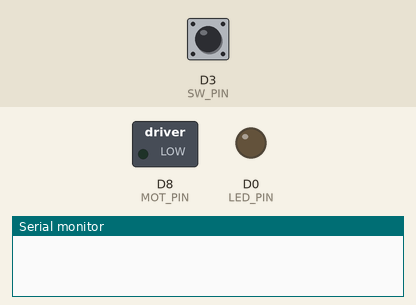
Recording of a sketch running on a simulated ESP8266 (NodeMCU). On the bench: switched loads named in the sketch (green lamp = pin HIGH), output pins drawn as LEDs (lit = HIGH), the last lines printed to the serial monitor. The test bench sets the inputs (shaded band); at power-on: D3 (SW_PIN) HIGH.

Above: at 1.2 s.
1.3 s: D3 (SW_PIN) pulled LOW for 0.15 s
At 2.5 s:
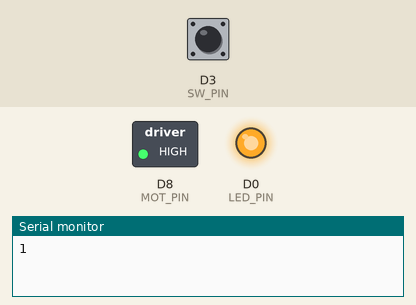
2.9 s: D3 (SW_PIN) pulled LOW for 1 s
At 5.0 s:
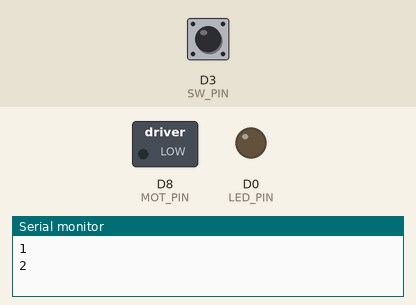
5.4 s: D3 (SW_PIN) pulled LOW for 3.2 s
At 9.9 s:
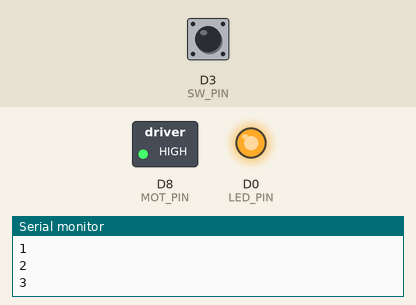
Timing chart, 0 to 11.4 s (numbered marks = the images above; inputs shaded):
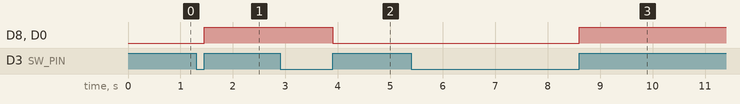

Measured:
- after the input at 1.3 s, D8 (MOT_PIN), D0 (LED_PIN): LOW → HIGH after 0.15 s
- after the input at 2.9 s, D8 (MOT_PIN), D0 (LED_PIN): HIGH → LOW after 1.0 s
- after the input at 5.4 s, D8 (MOT_PIN), D0 (LED_PIN): LOW → HIGH after 3.2 s

The sketch:

4buttonMOTOR.ino
```cpp
/*
ESP-WROOM-02 button MOTOR TEST
D0  16 LED PULLUP 10K
D1  5
D2  4
D3  0 FLASH PROG
D4  2    (SDA)
D5  14   (SCL)OK
D6  12 R UP
D7  13 B DOWN
D8  15 MOTOR G PULLDOWN 10K
D9  3 RX
D10 1 TX
*/

//#include <ESP8266WiFi.h>

#define LED_PIN   D0   //16 pin of (D0)led
#define SW_PIN    D3   //0 (D3)
#define MOT_PIN   D8   //15

bool X = LOW;
int Count = 0;

void setup() {
  pinMode(LED_PIN, OUTPUT);
  pinMode(MOT_PIN, OUTPUT);
  Serial.begin(9600);
}

void loop() {
  static unsigned long nextMil = millis() + 1000;

  if(millis() >= nextMil){
    nextMil = millis() + 1000;
  }
  if(digitalRead(SW_PIN)==LOW){
    while(digitalRead(SW_PIN)!= HIGH){
      delay(5);
    }
    X = !X;
    Count++;
    Serial.println(Count);
  }
  digitalWrite(LED_PIN, X);   // X is LED status
  digitalWrite(MOT_PIN, X);   // X is LED status
  delay(1);
}
```
